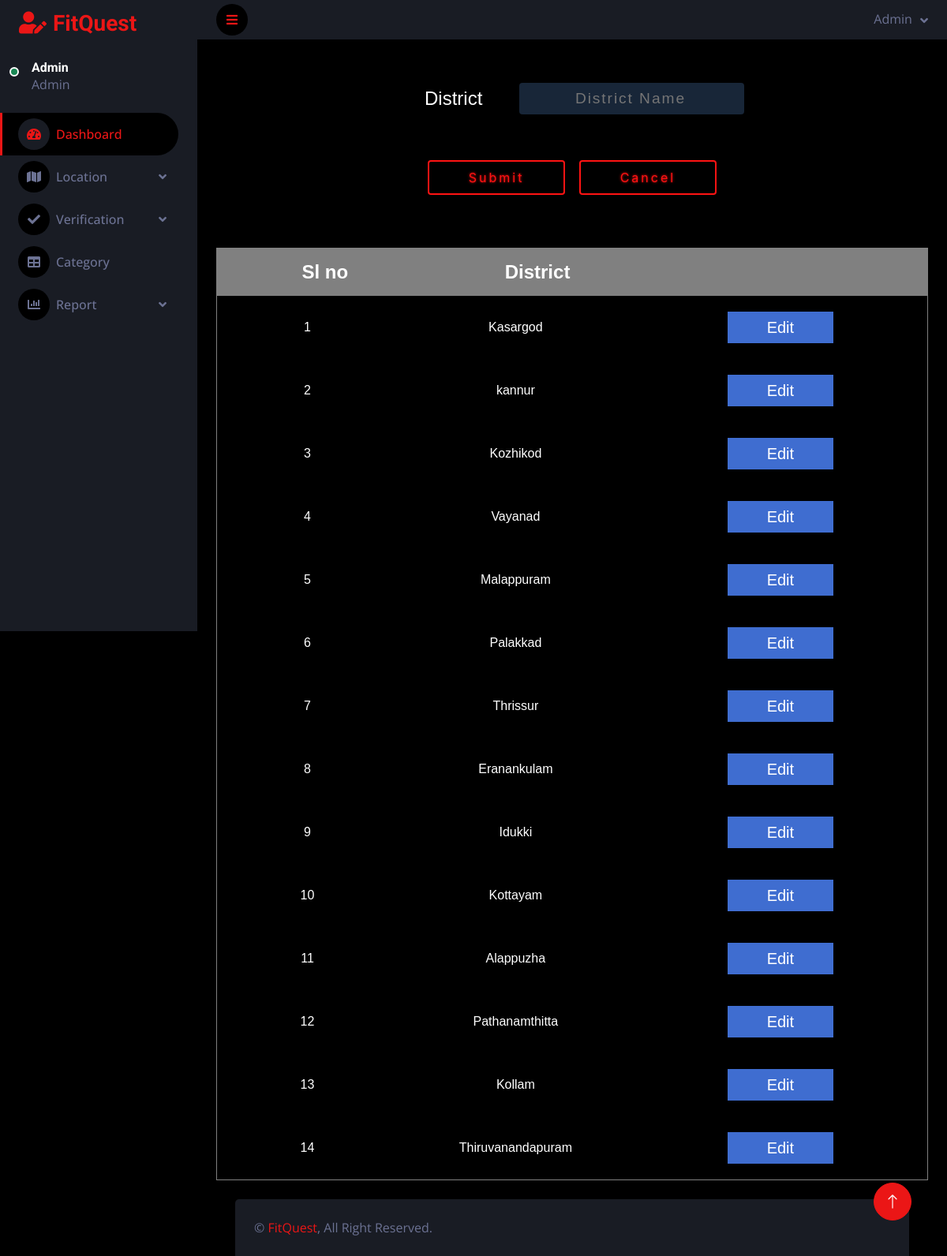
Screenshot of /Admin/District.php with the database file from the repository.
### tables this page shows
CREATE TABLE `tbl_district` (
  `district_id` int(11) NOT NULL,
  `district_name` varchar(50) NOT NULL
);

### Admin/District.php (the view, shortened to what this page needs)
<!DOCTYPE html PUBLIC "-//W3C//DTD XHTML 1.0 Transitional//EN" "http://www.w3.org/TR/xhtml1/DTD/xhtml1-transitional.dtd">
<html xmlns="http://www.w3.org/1999/xhtml">
<head>
</head>
<body>
<?php
include("Head.php");
include("../Assets/Connection/connection.php");
$dis="";
?>
  <div id="tab">
<form id="form1" name="form1" method="post" action="">
  <table align="center" width="50%" height="200" border-style="none">
    <tr>
      <td width="150" align='center' id='login-details'>District</td>
      <td width="300" id='user'><label for="txtdistrict"></label>
      <input type="text" name="txtdistrict" id="txtdistrict" value="<?php echo $dis ?>" placeholder ="&nbsp;&nbsp;&nbsp;&nbsp;&nbsp;&nbsp;&nbsp;&nbsp;&nbsp;District Name" required/>
      </td>
    </tr>
    <tr>
      <td align="center" colspan="2" id="submit"><input type="submit" name="btnsave" id="btnsave" value="Submit" />
      &nbsp;&nbsp;&nbsp;<input type="reset" name="btncancel" id="btncancel" value="Cancel" />
      </td>
    </tr>
  </table>
  <p>&nbsp;</p>
  <table align="center" width="100%" height="134" border="1">
    <tr>
      <th width='100px'></th>
      <th id='login-details'>Sl no</th>
      <th></th>
      <th width='100px'></th>
      <th id='login-details'>District</th>
      <th></th>
    </tr>
    <?php
	$i=0;
	$selQry="select * from tbl_district";
	$row=$con->query($selQry);
	while($data=$row->fetch_assoc())
	{
		$i++;
    ?>
    <tr>
      <td colspan='2' align='center'><?php  echo $i; ?></td>
      <td colspan='3' align='center'><?php  echo $data["district_name"]; ?></td>
      <td align='center'>
      <a href="District.php?eid=<?php echo $data["district_id"]?>" style="color:white" class="RFG">Edit</a>
      </td>
    </tr>
    <?php
	}
	?>
  </table>
</form>
</div>
</body>
</html>
<body>
</body>
</html>
<?php
include("Foot.php");
?>

### Assets/Template/Admin/css/style.css (style rules this page uses)
:root { --primary: #EB1616; --secondary: #191C24; --light: #6C7293; --dark: #000000; }

### Assets/Template/form.css (style rules this page uses)
#tab { font-family: "Trebuchet MS", Arial, Helvetica, sans-serif; border-collapse: collapse; width: 100%; }
#tab td, #tab th { border: px solid #ddd; padding: 8px; color: white; }
#tab a { color:#06F; }
#tab th { padding-top: 12px; padding-bottom: 12px; text-align: left; background-color: gray; color: white; }
input[type=text],[type=password],[type=email],[type=date], select { width: 100%; padding: 12px 20px; margin: 8px 0; display: inline-block; border: 1px solid #ccc; border-radius: 4px; box-sizing: border-box; }
input[type=submit] { width: 40%; background-color: #900; color: white; padding: 15px; margin: 4px 0; border: none; border-radius: 4px; cursor: pointer; }
input[type=reset] { width: 40%; background-color: #900; color: white; padding: 15px; margin: 4px 0; border: none; border-radius: 4px; cursor: pointer; }

### Admin/District.php (style rules this page uses)
.RFG { background-color: #3F6DD0; border: 2px solid black; color: green; padding: 5px 50px; text-align: center; display: inline-block; font-size: 20px; margin: 10px 30px; cursor: pointer; }
#submit { margin-top: 5%; margin-bottom: 30px; margin-left: 3%; }
#submit input { padding: .5rem; color: #ff1313; background-color: transparent; border: solid 2px #ff1313; font-family: 'Inter', sans-serif; font-size: 16px; font-weight: 400; letter-spacing: 3px ; border-radius: 0.25em; transition: .5s; text-shadow: 0 0 0.125em white , 0 0 0.25 currentColor ; text-shadow: 0 0 .2rem #ff1313; }
#user input { background-color: #182638; border-color: transparent; font-size: 1.2rem; width: 100%; color: white; margin-top: 0.5rem; border-radius: 4px; padding: .3rem; transition: .5S; letter-spacing: .1em ; }
#login-details { margin-top: 3rem; margin-left: 1rem; font-size: 1.5rem; }

### rows the page displays
tbl_district: district_name "Kasargod"
tbl_district: district_name "kannur"
tbl_district: district_name "Kozhikod"
tbl_district: district_name "Vayanad"
tbl_district: district_name "Malappuram"
tbl_district: district_name "Palakkad"
tbl_district: district_name "Thrissur"
tbl_district: district_name "Eranankulam"
tbl_district: district_name "Idukki"
tbl_district: district_name "Kottayam"
tbl_district: district_name "Alappuzha"
tbl_district: district_name "Pathanamthitta"
tbl_district: district_name "Kollam"
tbl_district: district_name "Thiruvanandapuram"
